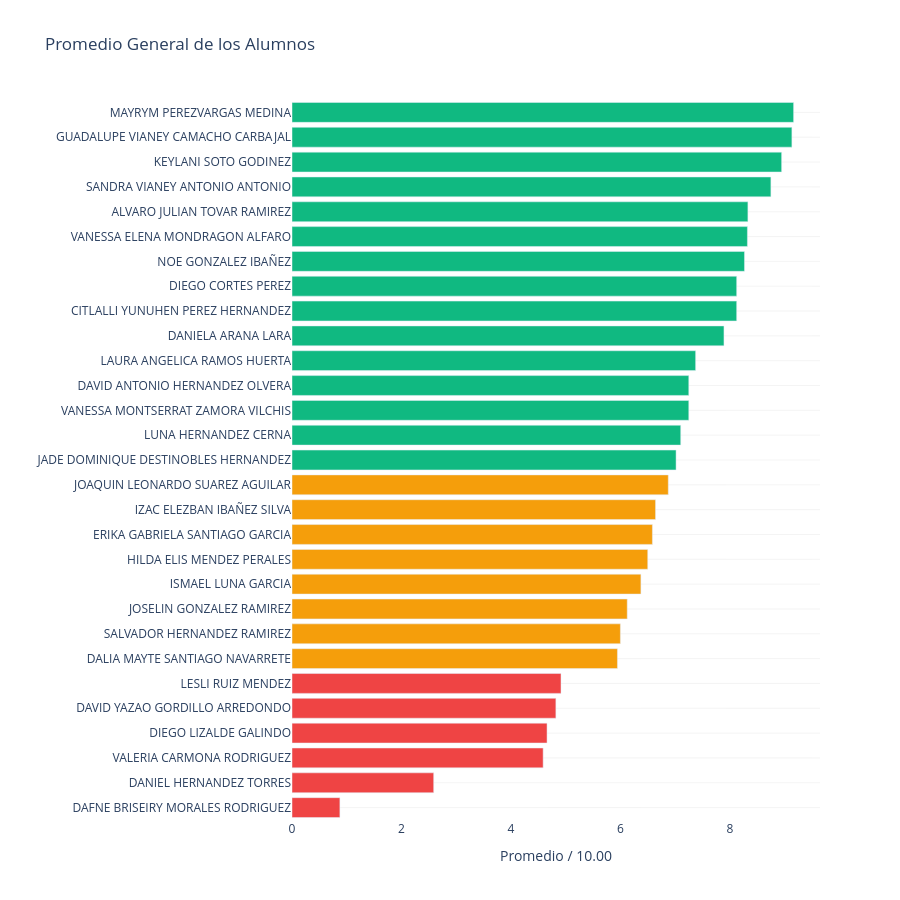

Notebook cell for this chart:
### Markdown cell above
# Rendimiento General de los Alumnos

### Esta es una **gráfica de barras horizontales** que muestra el **rendimiento individual de los alumnos**.  
### Cada barra representa el promedio o desempeño de un estudiante, ordenado de mayor a menor.  

### - Las **barras verdes** indican un rendimiento **bueno**, con calificaciones altas y consistentes.  
### - Las **barras naranjas** representan un rendimiento **regular**, con resultados más bajos en comparación con el grupo superior.  

### El gráfico permite identificar fácilmente a los alumnos con mejor desempeño y aquellos que podrían requerir apoyo adicional para mejorar sus resultados.

### Code cell
df_promedio = df_final.sort_values(by='Promedio', ascending=True).copy()
colores_promedio = df_promedio['Promedio'].apply(lambda x: clasificar_alumno(x)[1])

fig5 = go.Figure(go.Bar(
    x=df_promedio['Promedio'],
    y=df_promedio['Nombre Completo'],
    orientation='h',
    marker_color=colores_promedio
))

fig5.update_layout(
    title='Promedio General de los Alumnos',
    xaxis_title='Promedio / 10.00',
    yaxis_title='',
    height=900,
    plot_bgcolor='white',
    yaxis=dict(gridcolor='rgba(200, 200, 200, 0.2)')
)

fig5.show()

### Figure 1 — Plotly figure (JSON) as saved in the notebook; plotly's stock layout.template omitted (floating-point values rounded to 4 significant figures)
{"data": [{"marker": {"color": ["#ef4444", "#ef4444", "#ef4444", "#ef4444", "#ef4444", "#ef4444", "#f59e0b", "#f59e0b", "#f59e0b", "#f59e0b", "#f59e0b", "#f59e0b", "#f59e0b", "#f59e0b", "#10b981", "#10b981", "#10b981", "#10b981", "#10b981", "#10b981", "#10b981", "#10b981", "#10b981", "#10b981", "#10b981", "#10b981", "#10b981", "#10b981", "#10b981"]}, "orientation": "h", "type": "bar", "x": [0.875, 2.589, 4.589, 4.66, 4.821, 4.915, 5.946, 6.0, 6.125, 6.375, 6.5, 6.585, 6.643, 6.875, 7.018, 7.103, 7.25, 7.25, 7.375, 7.893, 8.125, 8.125, 8.268, 8.321, 8.33, 8.75, 8.946, 9.134, 9.165], "y": ["DAFNE BRISEIRY MORALES RODRIGUEZ", "DANIEL HERNANDEZ TORRES", "VALERIA CARMONA RODRIGUEZ", "DIEGO LIZALDE GALINDO", "DAVID YAZAO GORDILLO ARREDONDO", "LESLI RUIZ MENDEZ", "DALIA MAYTE SANTIAGO NAVARRETE", "SALVADOR HERNANDEZ RAMIREZ", "JOSELIN GONZALEZ RAMIREZ", "ISMAEL LUNA GARCIA", "HILDA ELIS MENDEZ PERALES", "ERIKA GABRIELA SANTIAGO GARCIA", "IZAC ELEZBAN IBAÑEZ SILVA", "JOAQUIN LEONARDO SUAREZ AGUILAR", "JADE DOMINIQUE DESTINOBLES HERNANDEZ", "LUNA HERNANDEZ CERNA", "VANESSA MONTSERRAT ZAMORA VILCHIS", "DAVID ANTONIO HERNANDEZ OLVERA", "LAURA ANGELICA RAMOS HUERTA", "DANIELA ARANA LARA", "CITLALLI YUNUHEN PEREZ HERNANDEZ", "DIEGO CORTES PEREZ", "NOE GONZALEZ IBAÑEZ", "VANESSA ELENA MONDRAGON ALFARO", "ALVARO JULIAN TOVAR RAMIREZ", "SANDRA VIANEY ANTONIO ANTONIO", "KEYLANI SOTO GODINEZ", "GUADALUPE VIANEY CAMACHO CARBAJAL", "MAYRYM PEREZVARGAS MEDINA"]}], "layout": {"height": 900, "plot_bgcolor": "white", "title": {"text": "Promedio General de los Alumnos"}, "xaxis": {"title": {"text": "Promedio / 10.00"}}, "yaxis": {"gridcolor": "rgba(200, 200, 200, 0.2)", "title": {"text": ""}}}}
